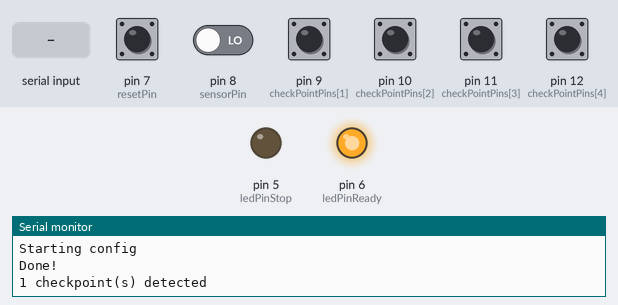
Bench run of a sketch on a simulated Arduino Uno, built with avr-gcc and run on an emulated ATmega328P. Shown: output pins drawn as LEDs (lit = HIGH), the last lines printed to the serial monitor. Inputs (shaded band) come from the test bench; at power-on: pin 9 (checkPointPins[1]), pin 10 (checkPointPins[2]), pin 11 (checkPointPins[3]), pin 12 (checkPointPins[4]) HIGH, pin 7 (resetPin), pin 8 (sensorPin) LOW.

Above: at 7.2 s.
7.3 s: pin 7 (resetPin) pulled HIGH for 1 s
At 7.7 s:
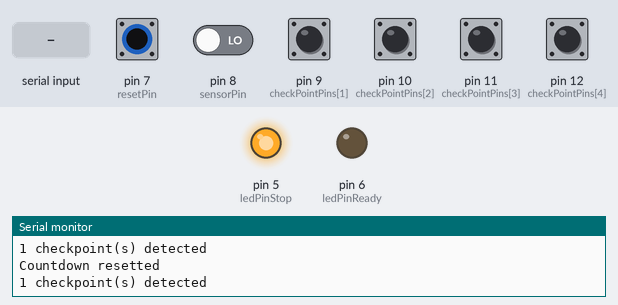
9.8 s: pin 8 (sensorPin) driven HIGH
At 10.6 s:
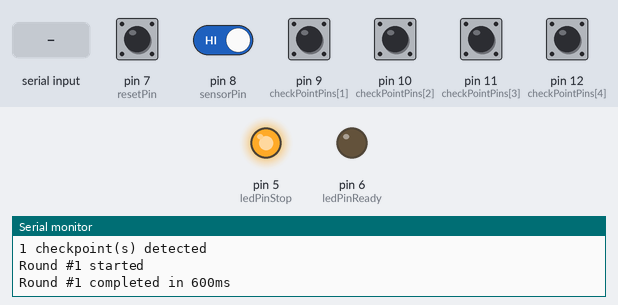
11.8 s: "r\n" received over the second serial link
13.8 s: pin 8 (sensorPin) driven LOW
At 15.3 s:
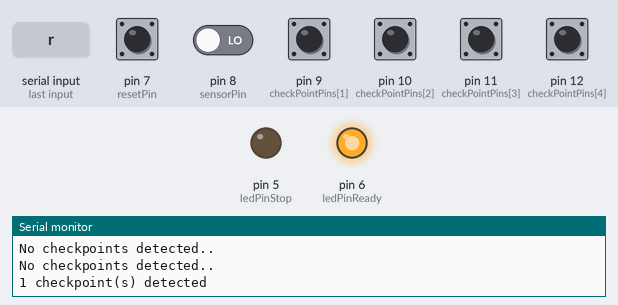
Timing chart, 0 to 16.8 s (numbered marks = the images above; inputs shaded):
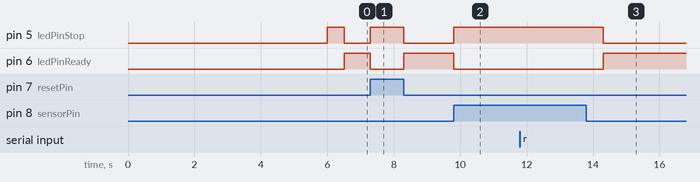

The sketch:

stopwatch.ino
```cpp
#include <SoftwareSerial.h>

// bluetooth initialization
SoftwareSerial mySerial(2, 3); // tx, rx

// pins
int sensorPin = 8;
int checkPointPins[] = { 8, 9, 10, 11, 12 };
int checkPointsConnected = 0;

int resetPin = 7;
int ledPinReady = 6;
int ledPinStop = 5;

// settings
int threshold = 600;

// DONT CHANGE!
unsigned long lastRoundTime;
unsigned int currentRound;
unsigned long currentTime;
boolean countDownRunning = false;

void setup() {
  // set pins for the pumps
  for(int i = 0; i < sizeof(checkPointPins) / sizeof(int); i++) {
    pinMode(checkPointPins[i], INPUT);
  }

  pinMode(resetPin, INPUT);
  pinMode(ledPinReady, OUTPUT);
  pinMode(ledPinStop, OUTPUT);

  // start serial
  Serial.begin(9600);
  while (!Serial) {
    ; // wait for serial port to connect. Needed for native USB port only
  }

  // bluetooth
  Serial.println("Starting config");
  mySerial.begin(57600);
  delay(1000);

  // Should respond with OK
  mySerial.print("AT");
  waitForResponse();

  // Should respond with its version
  mySerial.print("AT+VERSION");
  waitForResponse();

  // Set pin to 0000
  mySerial.print("AT+PIN0000");
  waitForResponse();

  // Set the name to ROBOT_NAME
  mySerial.print("AT+NAME");
  mySerial.print("Stoppuhr");
  waitForResponse();

  // Set baudrate to 57600
  mySerial.print("AT+BAUD7");
  waitForResponse();

  Serial.println("Done!");
}

void waitForResponse() {
    delay(1000);
    while (mySerial.available()) {
      Serial.write(mySerial.read());
    }
    Serial.write("\n");
}

void loop() {
  // read bluetooth input
  if(mySerial.available() > 0) {
    char input = mySerial.read();
    // String input = mySerial.readStringUntil('\n');
    // if(input == "reset") {
    if(input == 'r') {
      reset();
    }
  }

  // start to count
  if(countDownRunning == false) {
    digitalWrite(ledPinStop, HIGH);
    digitalWrite(ledPinReady, LOW);

    readCheckPoints();

    delay(500);

    if(checkPointsConnected > 0) {
      countDownRunning = true;
      digitalWrite(ledPinStop, LOW);
      digitalWrite(ledPinReady, HIGH);
    }
    else {
      digitalWrite(ledPinStop, HIGH);
      digitalWrite(ledPinReady, LOW);
    }
  }

  // check for reset
  if(digitalRead(resetPin) == HIGH) {
    reset();
  }

  // check for round
  if(countDownRunning && digitalRead(sensorPin) == HIGH) {
    currentTime = millis();

    if(currentRound == 0) {
      lastRoundTime = currentTime;
      currentRound = 1;

      digitalWrite(ledPinReady, LOW);
      digitalWrite(ledPinStop, HIGH);

      Serial.println("Round #1 started");
    }
    else if (currentTime - lastRoundTime >= threshold) {
      Serial.print("Round #");
      Serial.print(currentRound);
      Serial.print(" completed in ");
      Serial.print(currentTime - lastRoundTime);
      Serial.println("ms");

      mySerial.print(currentTime - lastRoundTime);

      lastRoundTime = currentTime;
      currentRound += 1;
    }
  }
}

void reset() {
  currentRound = 0;
  countDownRunning = false;
  Serial.println("Countdown resetted");
}

void readCheckPoints() {
  checkPointsConnected = 0;

  for (int i = 0; i < sizeof(checkPointPins) / sizeof(int); i++) {
    if(digitalRead(checkPointPins[i]) == LOW) {
      checkPointsConnected += 1;
    }
  }

  if(checkPointsConnected > 0) {
    Serial.print(checkPointsConnected);
    Serial.println(" checkpoint(s) detected");
  }
  else {
    Serial.println("No checkpoints detected..");
  }
}
```

Measured:
- after the input at 7.3 s, pin 5 (ledPinStop): LOW → HIGH at once, → LOW 1.0 s later; pin 6 (ledPinReady): HIGH → LOW at once, → HIGH 1.0 s later
- after the input at 9.8 s, pin 5 (ledPinStop): LOW → HIGH at once; pin 6 (ledPinReady): HIGH → LOW at once
- after the input at 13.8 s, pin 5 (ledPinStop): HIGH → LOW after 0.50 s; pin 6 (ledPinReady): LOW → HIGH after 0.50 s
